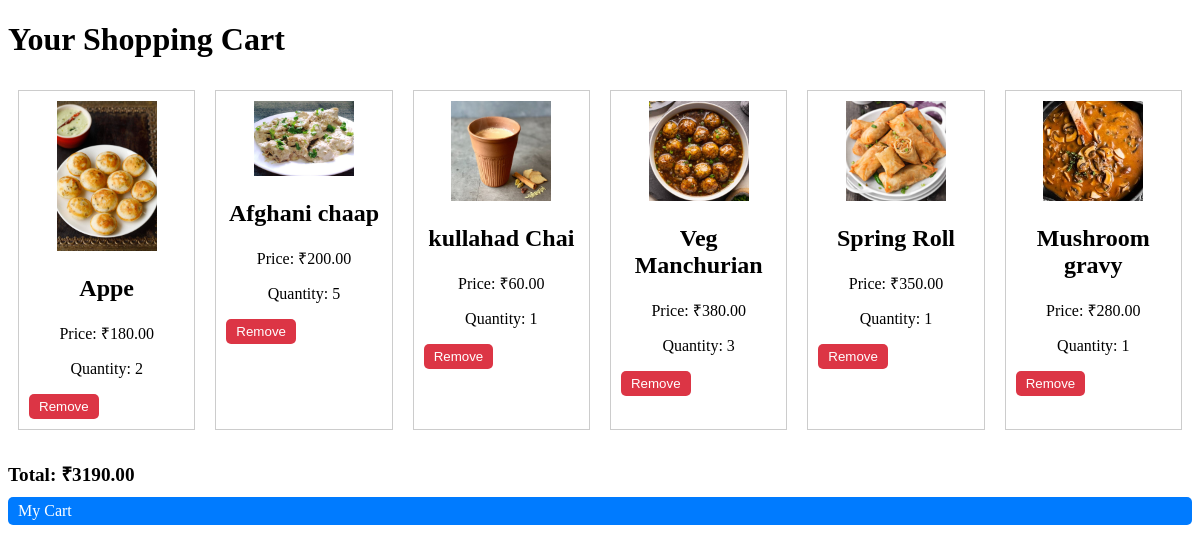
Page /newapp/view_cart/ (signed in) on the committed database.
### newapp/models.py (models this page shows, shortened)
class CartItem(models.Model):
    product = models.ForeignKey(Product, on_delete=models.CASCADE)
    quantity = models.PositiveIntegerField(default=1)
    user = models.ForeignKey(User, on_delete=models.CASCADE)
    date_added = models.DateTimeField(auto_now_add=True)
    ordered = models.BooleanField(default=False)

class Product(models.Model):
    name = models.CharField(max_length=255)
    description = models.TextField()
    price = models.DecimalField(max_digits=10, decimal_places=2)
    image = models.ImageField(upload_to='products/')
    created_at = models.DateTimeField(auto_now_add=True)
    updated_at = models.DateTimeField(auto_now=True)

### newapp/views.py (the view)
# urls.py: path('view_cart/', views.view_cart, name='view_cart'),
@login_required(login_url = '/newapp/customer_login')
def view_cart(request):
    cart_items = CartItem.objects.filter(user=request.user)
    total_price = sum(item.product.price * item.quantity for item in cart_items)
    return render(request, 'cart.html', {'cart_items': cart_items, 'total_price': total_price})
    print(cart_items)

### newapp/templates/cart.html (shortened to what this page needs)
<!DOCTYPE html>
<html lang="en">
<head>
</head>
<body>
    <h1>Your Shopping Cart</h1>
    <ul class="product-list">
        {% for item in cart_items %}
        <li class="product-item">
            <img src="{{ item.product.image.url }}" alt="{{ item.product.name }}" width="100">
            <h2>{{ item.product.name }}</h2>
            <p>Price: ₹{{ item.product.price }}</p>
            <p>Quantity: {{ item.quantity }}</p>
            <form method="post" action="{% url 'newapp:remove_from_cart' item.id %}">
                <button type="submit" class="remove-button">Remove</button>
            </form>
        </li>
        {% endfor %}
    </ul>
    <div class="total">
        Total: ₹{{ total_price }}
    </div>
    <a href="{% url 'newapp:view_cart' %}" class="my_cart-button">My Cart</a>
</body>
</html>

### newapp/templates/cart.html (style rules this page uses)
.product-list { display: flex; flex-wrap: wrap; justify-content: space-between; list-style: none; padding: 0; }
.product-item { flex: 1; max-width: 30%; margin: 10px; border: 1px solid #ccc; padding: 10px; text-align: center; }
.remove-button { display: block; margin-top: 10px; background-color: #dc3545; color: #fff; text-decoration: none; padding: 5px 10px; border-radius: 5px; border: none; cursor: pointer; }
.my_cart-button { display: block; margin-top: 10px; background-color: #007bff; color: #fff; text-decoration: none; padding: 5px 10px; border-radius: 5px; border: none; cursor: pointer; }
.total { font-weight: bold; font-size: 1.2em; margin-top: 20px; }

### rows in the picture
CartItem: product.image (picture), product.name "Appe", product.price "180.00", quantity "2"
CartItem: product.image (picture), product.name "Afghani chaap", product.price "200.00", quantity "5"
CartItem: product.image (picture), product.name "kullahad Chai", product.price "60.00", quantity "1"
CartItem: product.image (picture), product.name "Veg Manchurian", product.price "380.00", quantity "3"
CartItem: product.image (picture), product.name "Spring Roll", product.price "350.00", quantity "1"
CartItem: product.image (picture), product.name "Mushroom gravy", product.price "280.00", quantity "1"

### other values in the picture
{{ total_price }} "3190.00"
